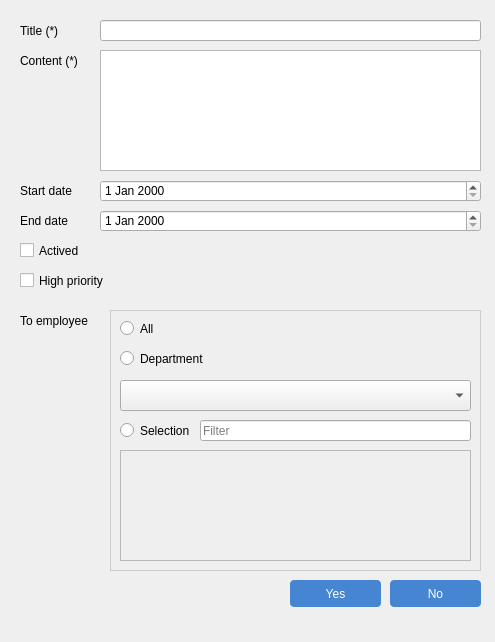
<?xml version="1.0" encoding="UTF-8"?>
<ui version="4.0">
 <class>DialogFormBulletinClass</class>
 <widget class="QDialog" name="DialogFormBulletinClass">
  <property name="geometry">
   <rect>
    <x>0</x>
    <y>0</y>
    <width>495</width>
    <height>642</height>
   </rect>
  </property>
  <property name="windowTitle">
   <string>DialogFormBulletin</string>
  </property>
  <widget class="QLabel" name="label">
   <property name="geometry">
    <rect>
     <x>20</x>
     <y>20</y>
     <width>61</width>
     <height>21</height>
    </rect>
   </property>
   <property name="font">
    <font>
     <pointsize>9</pointsize>
    </font>
   </property>
   <property name="text">
    <string>Title (*)</string>
   </property>
  </widget>
  <widget class="QLineEdit" name="title">
   <property name="geometry">
    <rect>
     <x>100</x>
     <y>20</y>
     <width>381</width>
     <height>21</height>
    </rect>
   </property>
  </widget>
  <widget class="QLabel" name="label_2">
   <property name="geometry">
    <rect>
     <x>20</x>
     <y>50</y>
     <width>71</width>
     <height>21</height>
    </rect>
   </property>
   <property name="font">
    <font>
     <pointsize>9</pointsize>
    </font>
   </property>
   <property name="text">
    <string>Content (*)</string>
   </property>
  </widget>
  <widget class="QPlainTextEdit" name="content">
   <property name="geometry">
    <rect>
     <x>100</x>
     <y>50</y>
     <width>381</width>
     <height>121</height>
    </rect>
   </property>
  </widget>
  <widget class="QDateEdit" name="start_date">
   <property name="geometry">
    <rect>
     <x>100</x>
     <y>180</y>
     <width>381</width>
     <height>22</height>
    </rect>
   </property>
  </widget>
  <widget class="QDateEdit" name="end_date">
   <property name="geometry">
    <rect>
     <x>100</x>
     <y>210</y>
     <width>381</width>
     <height>22</height>
    </rect>
   </property>
  </widget>
  <widget class="QLabel" name="label_3">
   <property name="geometry">
    <rect>
     <x>20</x>
     <y>180</y>
     <width>71</width>
     <height>21</height>
    </rect>
   </property>
   <property name="font">
    <font>
     <pointsize>9</pointsize>
    </font>
   </property>
   <property name="text">
    <string>Start date</string>
   </property>
  </widget>
  <widget class="QLabel" name="label_4">
   <property name="geometry">
    <rect>
     <x>20</x>
     <y>210</y>
     <width>71</width>
     <height>21</height>
    </rect>
   </property>
   <property name="font">
    <font>
     <pointsize>9</pointsize>
    </font>
   </property>
   <property name="text">
    <string>End date</string>
   </property>
  </widget>
  <widget class="QCheckBox" name="checkBox_actived">
   <property name="geometry">
    <rect>
     <x>20</x>
     <y>240</y>
     <width>71</width>
     <height>21</height>
    </rect>
   </property>
   <property name="font">
    <font>
     <pointsize>9</pointsize>
    </font>
   </property>
   <property name="text">
    <string>Actived</string>
   </property>
  </widget>
  <widget class="QCheckBox" name="checkBox_priority">
   <property name="geometry">
    <rect>
     <x>20</x>
     <y>270</y>
     <width>91</width>
     <height>21</height>
    </rect>
   </property>
   <property name="font">
    <font>
     <pointsize>9</pointsize>
    </font>
   </property>
   <property name="text">
    <string>High priority</string>
   </property>
  </widget>
  <widget class="QLabel" name="label_5">
   <property name="geometry">
    <rect>
     <x>20</x>
     <y>310</y>
     <width>71</width>
     <height>21</height>
    </rect>
   </property>
   <property name="font">
    <font>
     <pointsize>9</pointsize>
    </font>
   </property>
   <property name="text">
    <string>To employee</string>
   </property>
  </widget>
  <widget class="QWidget" name="widget" native="true">
   <property name="geometry">
    <rect>
     <x>110</x>
     <y>310</y>
     <width>371</width>
     <height>261</height>
    </rect>
   </property>
   <property name="styleSheet">
    <string notr="true">QWidget#widget { border: 1px solid #ccc; }</string>
   </property>
   <widget class="QRadioButton" name="radio_all">
    <property name="geometry">
     <rect>
      <x>10</x>
      <y>10</y>
      <width>82</width>
      <height>17</height>
     </rect>
    </property>
    <property name="font">
     <font>
      <pointsize>9</pointsize>
     </font>
    </property>
    <property name="text">
     <string>All</string>
    </property>
   </widget>
   <widget class="QRadioButton" name="radio_deparment">
    <property name="geometry">
     <rect>
      <x>10</x>
      <y>40</y>
      <width>91</width>
      <height>17</height>
     </rect>
    </property>
    <property name="font">
     <font>
      <pointsize>9</pointsize>
     </font>
    </property>
    <property name="text">
     <string>Department</string>
    </property>
   </widget>
   <widget class="QRadioButton" name="radio_selection">
    <property name="geometry">
     <rect>
      <x>10</x>
      <y>110</y>
      <width>82</width>
      <height>21</height>
     </rect>
    </property>
    <property name="font">
     <font>
      <pointsize>9</pointsize>
     </font>
    </property>
    <property name="text">
     <string>Selection</string>
    </property>
   </widget>
   <widget class="QLineEdit" name="filter_employee">
    <property name="geometry">
     <rect>
      <x>90</x>
      <y>110</y>
      <width>271</width>
      <height>21</height>
     </rect>
    </property>
    <property name="font">
     <font>
      <pointsize>9</pointsize>
     </font>
    </property>
    <property name="placeholderText">
     <string>Filter</string>
    </property>
   </widget>
   <widget class="QScrollArea" name="employee_list">
    <property name="geometry">
     <rect>
      <x>10</x>
      <y>140</y>
      <width>351</width>
      <height>111</height>
     </rect>
    </property>
    <property name="font">
     <font>
      <pointsize>9</pointsize>
     </font>
    </property>
    <property name="widgetResizable">
     <bool>true</bool>
    </property>
    <widget class="QWidget" name="employee_widget">
     <property name="geometry">
      <rect>
       <x>0</x>
       <y>0</y>
       <width>349</width>
       <height>109</height>
      </rect>
     </property>
    </widget>
   </widget>
   <widget class="QComboBox" name="department_list">
    <property name="geometry">
     <rect>
      <x>10</x>
      <y>70</y>
      <width>351</width>
      <height>31</height>
     </rect>
    </property>
   </widget>
  </widget>
  <widget class="QPushButton" name="btn_no">
   <property name="geometry">
    <rect>
     <x>390</x>
     <y>580</y>
     <width>91</width>
     <height>27</height>
    </rect>
   </property>
   <property name="styleSheet">
    <string notr="true">QPushButton {
	text-align: center;
	color: #fff;
	background-color: rgba(70, 133, 210, 1);
	border-radius: 4px;
}

QPushButton:hover {
	background-color: rgba(70, 133, 210, 0.7);
}</string>
   </property>
   <property name="text">
    <string>No</string>
   </property>
   <property name="icon">
    <iconset>
     <normaloff>../icon/close.png</normaloff>../icon/close.png</iconset>
   </property>
   <property name="iconSize">
    <size>
     <width>12</width>
     <height>12</height>
    </size>
   </property>
  </widget>
  <widget class="QPushButton" name="btn_yes">
   <property name="geometry">
    <rect>
     <x>290</x>
     <y>580</y>
     <width>91</width>
     <height>27</height>
    </rect>
   </property>
   <property name="styleSheet">
    <string notr="true">QPushButton {
	text-align: center;
	color: #fff;
	background-color: rgba(70, 133, 210, 1);
	border-radius: 4px;
}

QPushButton:hover {
	background-color: rgba(70, 133, 210, 0.7);
}</string>
   </property>
   <property name="text">
    <string>Yes</string>
   </property>
   <property name="icon">
    <iconset>
     <normaloff>../icon/check.png</normaloff>../icon/check.png</iconset>
   </property>
   <property name="iconSize">
    <size>
     <width>14</width>
     <height>14</height>
    </size>
   </property>
  </widget>
  <widget class="QWidget" name="verticalLayoutWidget">
   <property name="geometry">
    <rect>
     <x>0</x>
     <y>620</y>
     <width>491</width>
     <height>20</height>
    </rect>
   </property>
   <layout class="QVBoxLayout" name="verticalLayout">
    <property name="leftMargin">
     <number>0</number>
    </property>
   </layout>
  </widget>
 </widget>
 <layoutdefault spacing="6" margin="11"/>
 <resources/>
 <connections/>
</ui>
